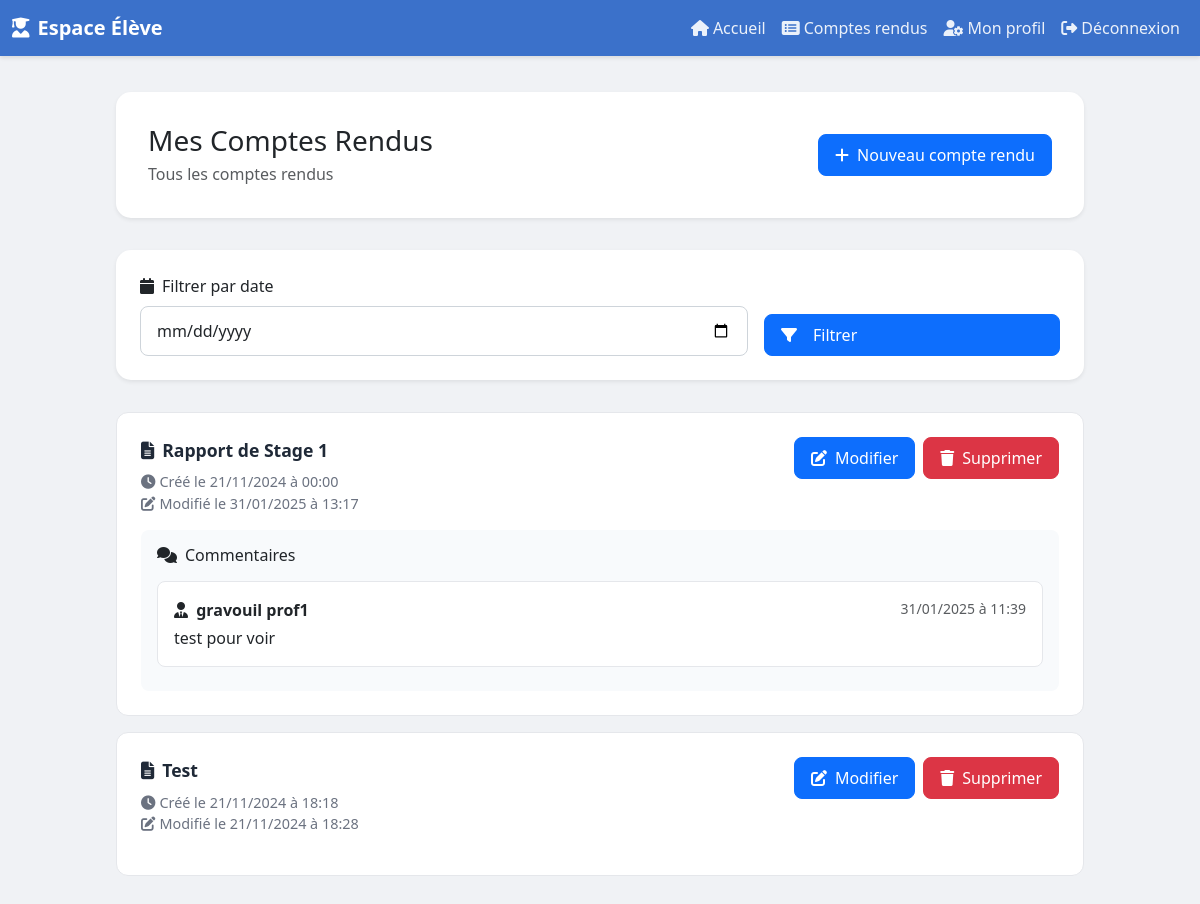
/liste_comptes_rendus.php (signed in), run on the app's committed database.
### tables this page shows
CREATE TABLE `CR` (
  `id` int(11) NOT NULL,
  `sujet` varchar(50) DEFAULT NULL,
  `contenu` text DEFAULT NULL,
  `dateCR` date DEFAULT NULL,
  `date_creation` datetime DEFAULT NULL,
  `date_modif` datetime DEFAULT NULL,
  `vu` tinyint(1) DEFAULT NULL,
  `id_user` int(11) DEFAULT NULL
);

CREATE TABLE `commentaires` (
  `id` int(11) NOT NULL,
  `id_cr` int(11) NOT NULL,
  `id_prof` int(11) NOT NULL,
  `commentaire` text NOT NULL,
  `date_commentaire` datetime DEFAULT current_timestamp()
);

CREATE TABLE `user` (
  `id` int(11) NOT NULL,
  `nom` varchar(50) DEFAULT NULL,
  `prenom` varchar(50) DEFAULT NULL,
  `dateN` date DEFAULT NULL,
  `email` varchar(50) DEFAULT NULL,
  `login` varchar(50) DEFAULT NULL,
  `mdp` varchar(50) DEFAULT NULL,
  `tel` varchar(10) DEFAULT NULL,
  `adresse` varchar(100) DEFAULT NULL,
  `ville` varchar(50) DEFAULT NULL,
  `code_postal` varchar(10) DEFAULT NULL,
  `id_statut` int(11) DEFAULT NULL,
  `reset_token` varchar(255) DEFAULT NULL,
  `token_expiry` datetime DEFAULT NULL
);

### liste_comptes_rendus.php (the view, shortened to what this page needs)
<?php
require_once '_conf.php';
$id_user = $_SESSION['id_user'];
try {
    $pdo = new PDO("mysql:host=$serveurBDD;dbname=$nomBDD", $userBDD, $mdpBDD);
    $pdo->setAttribute(PDO::ATTR_ERRMODE, PDO::ERRMODE_EXCEPTION);
} catch (PDOException $e) {
    die("Erreur de connexion à la base de données : " . $e->getMessage());
}
if (isset($_GET['date']) && $_GET['date'] !== '') {
    $selection_date = $_GET['date'];
    $date_lisible = date('d F', strtotime($selection_date));
    $stmt = $pdo->prepare("SELECT * FROM CR WHERE id_user = :id_user AND DATE(date_creation) = :selection_date");
    $stmt->execute(['id_user' => $id_user, 'selection_date' => $selection_date]);
} else {
    $selection_date = null;
    $date_lisible = 'Tous les comptes rendus';
    $stmt = $pdo->prepare("SELECT * FROM CR WHERE id_user = :id_user");
    $stmt->execute(['id_user' => $id_user]);
}
$comptes_rendus = $stmt->fetchAll();
?>
<!DOCTYPE html>
<html lang="fr">
<head>
    <link href="https://cdn.jsdelivr.net/npm/bootstrap@5.3.0-alpha1/dist/css/bootstrap.min.css" rel="stylesheet">
    <link rel="stylesheet" href="https://cdnjs.cloudflare.com/ajax/libs/font-awesome/6.4.0/css/all.min.css">
</head>
<body>
<nav class="navbar navbar-expand-lg navbar-dark fixed-top">
    <div class="container-fluid">
        <a class="navbar-brand" href="accueil_eleve.php">
            <i class="fas fa-user-graduate me-2"></i>Espace Élève
        </a>
        <div class="collapse navbar-collapse" id="navbarNav">
            <ul class="navbar-nav ms-auto">
                <li class="nav-item">
                    <a class="nav-link" href="accueil_eleve.php">
                        <i class="fas fa-home me-1"></i>Accueil
                    </a>
                </li>
                <li class="nav-item">
                    <a class="nav-link active" href="liste_comptes_rendus.php">
                        <i class="fas fa-list-alt me-1"></i>Comptes rendus
                    </a>
                </li>
                <li class="nav-item">
                    <a class="nav-link" href="perso.php">
                        <i class="fas fa-user-cog me-1"></i>Mon profil
                    </a>
                </li>
                <li class="nav-item">
                    <a class="nav-link" href="deconnexion.php">
                        <i class="fas fa-sign-out-alt me-1"></i>Déconnexion
                    </a>
                </li>
            </ul>
        </div>
    </div>
</nav>
<div class="reports-container">
    <div class="welcome-header">
        <div class="d-flex justify-content-between align-items-center">
            <div>
                <h1 class="h3 mb-1">Mes Comptes Rendus</h1>
                <p class="text-muted mb-0"><?= htmlspecialchars($date_lisible) ?></p>
            </div>
            <a href="creer_modifier_compte_rendu.php" class="btn btn-primary btn-custom">
                <i class="fas fa-plus"></i>Nouveau compte rendu
            </a>
        </div>
    </div>
    <div class="filter-section">
        <form method="get" action="liste_comptes_rendus.php" class="row align-items-end g-3">
            <div class="col-md-8">
                <label for="selection_date" class="form-label">
                    <i class="fas fa-calendar me-2"></i>Filtrer par date
                </label>
                <input type="date" name="date" class="form-control" id="selection_date"
                       value="<?= htmlspecialchars($selection_date) ?>">
            </div>
            <div class="col-md-4 d-flex gap-2">
                <button type="submit" class="btn btn-primary btn-custom flex-grow-1">
                    <i class="fas fa-filter me-2"></i>Filtrer
                </button>
            </div>
        </form>
    </div>
    <?php if (count($comptes_rendus) > 0): ?>
        <?php foreach ($comptes_rendus as $cr): ?>
            <div class="report-item">
                <div class="report-header">
                    <div>
                        <div class="report-title">
                            <i class="fas fa-file-alt me-2"></i><?= htmlspecialchars($cr['sujet']) ?>
                        </div>
                        <div class="report-date">
                            <i class="fas fa-clock me-1"></i>Créé le <?= date('d/m/Y à H:i', strtotime($cr['date_creation'])) ?>
                            <?php if ($cr['date_modif']): ?>
                                <br>
                                <i class="fas fa-edit me-1"></i>Modifié le <?= date('d/m/Y à H:i', strtotime($cr['date_modif'])) ?>
                            <?php endif; ?>
                        </div>
                    </div>
                    <div class="report-actions">
                        <a href="creer_modifier_compte_rendu.php?id=<?= $cr['id'] ?>"
                           class="btn btn-primary btn-custom">
                            <i class="fas fa-edit"></i>Modifier
                        </a>
                        <a href="supprimer_compte_rendu.php?id=<?= $cr['id'] ?>"
                           class="btn btn-danger btn-custom"
                           onclick="return confirm('Êtes-vous sûr de vouloir supprimer ce compte rendu ?');">
                            <i class="fas fa-trash"></i>Supprimer
                        </a>
                    </div>
                </div>
                <?php
                $stmt_commentaires = $pdo->prepare("
                    SELECT commentaires.*, user.nom, user.prenom
                    FROM commentaires
                    JOIN user ON commentaires.id_prof = user.id
                    WHERE commentaires.id_cr = :id_cr
                    ORDER BY commentaires.date_commentaire DESC
                ");
                $stmt_commentaires->execute(['id_cr' => $cr['id']]);
                $commentaires = $stmt_commentaires->fetchAll();
                if (count($commentaires) > 0):
                ?>
                    <div class="comment-section">
                        <h6 class="mb-3">
                            <i class="fas fa-comments me-2"></i>Commentaires
                        </h6>
                        <?php foreach ($commentaires as $commentaire): ?>
                            <div class="comment-item">
                                <div class="d-flex justify-content-between align-items-start">
                                    <div>
                                        <strong>
                                            <i class="fas fa-user-tie me-1"></i>
                                            <?= htmlspecialchars($commentaire['prenom'] . ' ' . $commentaire['nom']) ?>
                                        </strong>
                                        <div class="mt-1">
                                            <?= htmlspecialchars($commentaire['commentaire']) ?>
                                        </div>
                                    </div>
                                    <small class="text-muted">
                                        <?= date('d/m/Y à H:i', strtotime($commentaire['date_commentaire'])) ?>
                                    </small>
                                </div>
                            </div>
                        <?php endforeach; ?>
                    </div>
                <?php endif; ?>
            </div>
        <?php endforeach; ?>
    <?php endif; ?>
</div>
</body>
</html>

### liste_comptes_rendus.php (style rules this page uses)
:root { --primary-color: #3b71ca; --primary-hover: #2c5eaa; --secondary-color: #f0f2f5; }
body { background-color: var(--secondary-color); font-family: 'Segoe UI', Tahoma, Geneva, Verdana, sans-serif; min-height: 100vh; padding-top: 60px; }
.navbar { background-color: var(--primary-color); box-shadow: 0 2px 4px rgba(0, 0, 0, 0.1); }
.navbar-brand { font-weight: 600; font-size: 1.25rem; color: white !important; }
.nav-link { color: rgba(255, 255, 255, 0.9) !important; font-weight: 500; padding: 0.5rem 1rem; transition: color 0.2s; }
.reports-container { max-width: 1000px; margin: 2rem auto; padding: 0 1rem; }
.welcome-header { background-color: white; padding: 2rem; border-radius: 15px; margin-bottom: 2rem; box-shadow: 0 0.125rem 0.25rem rgba(0, 0, 0, 0.075); }
.filter-section { background-color: white; padding: 1.5rem; border-radius: 15px; margin-bottom: 2rem; box-shadow: 0 0.125rem 0.25rem rgba(0, 0, 0, 0.075); }
.report-item { background: white; border-radius: 12px; padding: 1.5rem; margin-bottom: 1rem; border: 1px solid #e5e7eb; transition: transform 0.2s, box-shadow 0.2s; }
.report-header { display: flex; justify-content: space-between; align-items: flex-start; margin-bottom: 1rem; }
.report-title { font-size: 1.1rem; font-weight: 600; color: #1f2937; margin-bottom: 0.5rem; }
.report-date { color: #6b7280; font-size: 0.9rem; }
.report-actions { display: flex; gap: 0.5rem; }
.comment-section { background-color: #f8fafc; padding: 1rem; border-radius: 8px; margin-top: 1rem; }
.comment-item { background: white; padding: 1rem; border-radius: 8px; margin-bottom: 0.5rem; border: 1px solid #e5e7eb; }
.btn-custom { padding: 0.5rem 1rem; border-radius: 8px; font-weight: 500; display: inline-flex; align-items: center; gap: 0.5rem; }
.form-control { border-radius: 8px; padding: 0.75rem 1rem; border: 1px solid #ced4da; }

### data on the page
cr: sujet "Rapport de Stage 1", date_creation "21/11/2024 à 00:00", date_modif "31/01/2025 à 13:17"
commentaires: id_prof.nom "gravouil prof1", commentaire "test pour voir", date_commentaire "31/01/2025 à 11:39"
cr: sujet "Test", date_creation "21/11/2024 à 18:18", date_modif "21/11/2024 à 18:28"

### other printed values
$date_lisible "Tous les comptes rendus"
